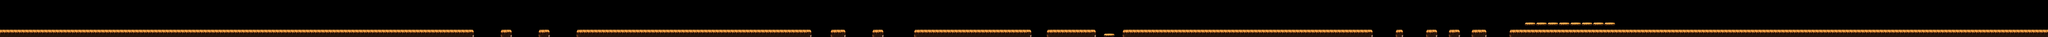

Below is a game level as drawn by its tile map, then a one-line description and the .tmx that defines it (tile-layer data replaced by summaries):
An orthogonal 540x10 tile map with 64x64 px tiles, 2 tile layers (bg, platform), 3 tilesets and 679 objects.

<map version="1.4" tiledversion="1.4.2" orientation="orthogonal" renderorder="right-down" width="540" height="10" tilewidth="64" tileheight="64" infinite="0" nextlayerid="6" nextobjectid="680">
 <tileset firstgid="1" source="../bg_maya_block.tsx" />
 <tileset firstgid="10" source="../item.tsx" />
 <tileset firstgid="71" source="../bg_maya_bg.tsx" />
 <layer id="1" name="bg" width="540" height="10">
  <data>[5400 cells, 467 non-empty, 6 distinct tile ids]</data>
 </layer>
 <layer id="2" name="platform" width="540" height="10">
  <data>[5400 cells, 488 non-empty, 6 distinct tile ids]</data>
 </layer>
 <objectgroup id="3" name="object_obstacle">
  <object id="1" gid="6" x="1376" y="448" width="254" height="602" />
  <object id="2" gid="7" x="2145" y="448" width="226" height="602" />
  <object id="3" gid="6" x="2014" y="368" width="254" height="602" />
  <object id="4" gid="2" x="2904" y="546" width="88" height="112" />
  <object id="5" gid="2" x="3355" y="544" width="88" height="112" />
  <object id="6" gid="2" x="3860" y="558" width="88" height="112" />
  <object id="7" gid="2" x="3892" y="542" width="88" height="112" />
  <object id="8" gid="3" x="3956" y="558" width="82" height="111" />
  <object id="9" gid="3" x="4592" y="537" width="82" height="111" />
  <object id="10" gid="6" x="4944" y="229" width="254" height="602" />
  <object id="11" gid="7" x="5200" y="448" width="226" height="602" />
  <object id="12" gid="7" x="5568" y="112" width="226" height="602" />
  <object id="13" gid="4" x="6054" y="547" width="115" height="220" />
  <object id="14" gid="3" x="6683" y="547" width="82" height="111" />
  <object id="15" gid="4" x="7519" y="555" width="115" height="220" />
  <object id="16" gid="5" x="7407" y="544" width="183" height="278" />
  <object id="17" gid="2" x="10582" y="548" width="88" height="112" />
  <object id="18" gid="2" x="11166" y="544" width="88" height="112" />
  <object id="19" gid="7" x="11472" y="304" width="226" height="602" />
  <object id="20" gid="6" x="15856" y="352" width="254" height="602" />
  <object id="21" gid="4" x="18032" y="544" width="115" height="220" />
  <object id="22" gid="7" x="19285" y="224" width="226" height="602" />
  <object id="23" gid="7" x="20469" y="416" width="226" height="602" />
  <object id="24" gid="6" x="20581" y="448" width="254" height="602" />
  <object id="25" gid="7" x="21300" y="320" width="226" height="602" />
  <object id="26" gid="2" x="21744" y="549" width="88" height="112" />
  <object id="27" gid="2" x="21792" y="566" width="88" height="112" />
  <object id="28" gid="2" x="22048" y="544" width="88" height="112" />
  <object id="29" gid="2" x="22288" y="556" width="88" height="112" />
  <object id="30" gid="3" x="21840" y="553" width="82" height="111" />
  <object id="31" gid="3" x="22096" y="564" width="82" height="111" />
  <object id="32" gid="3" x="22368" y="556" width="82" height="111" />
  <object id="33" gid="3" x="22448" y="543" width="82" height="111" />
  <object id="34" gid="2" x="22688" y="547" width="88" height="112" />
  <object id="35" gid="2" x="22768" y="560" width="88" height="112" />
  <object id="36" gid="3" x="22640" y="560" width="82" height="111" />
  <object id="37" gid="7" x="27824" y="448" width="226" height="602" />
  <object id="38" gid="2" x="28372" y="548" width="88" height="112" />
  <object id="39" gid="7" x="31066" y="273" width="226" height="602" />
  <object id="40" gid="7" x="31306" y="449" width="226" height="602" />
  <object id="41" gid="3" x="12677" y="560" width="82" height="111" />
  <object id="42" gid="2" x="12709" y="544" width="88" height="112" />
  <object id="43" gid="6" x="26384" y="256" width="254" height="602" />
  <object id="44" gid="6" x="29664" y="192" width="254" height="602" />
 </objectgroup>
 <objectgroup id="4" name="object_item">
  <object id="45" gid="21" x="113" y="513" width="66" height="66" />
  <object id="46" gid="21" x="161" y="513" width="66" height="66" />
  <object id="47" gid="21" x="257" y="513" width="66" height="66" />
  <object id="48" gid="21" x="210" y="513" width="66" height="66" />
  <object id="49" gid="21" x="352" y="513" width="66" height="66" />
  <object id="50" gid="21" x="401" y="513" width="66" height="66" />
  <object id="51" gid="21" x="448" y="513" width="66" height="66" />
  <object id="52" gid="21" x="304" y="513" width="66" height="66" />
  <object id="53" gid="21" x="544" y="513" width="66" height="66" />
  <object id="54" gid="21" x="687" y="513" width="66" height="66" />
  <object id="55" gid="21" x="593" y="513" width="66" height="66" />
  <object id="56" gid="21" x="640" y="513" width="66" height="66" />
  <object id="57" gid="21" x="831" y="513" width="66" height="66" />
  <object id="58" gid="21" x="784" y="513" width="66" height="66" />
  <object id="59" gid="21" x="735" y="513" width="66" height="66" />
  <object id="60" gid="21" x="496" y="513" width="66" height="66" />
  <object id="61" gid="21" x="160" y="464" width="66" height="66" />
  <object id="62" gid="21" x="495" y="464" width="66" height="66" />
  <object id="63" gid="21" x="686" y="464" width="66" height="66" />
  <object id="64" gid="21" x="830" y="464" width="66" height="66" />
  <object id="65" gid="21" x="303" y="464" width="66" height="66" />
  <object id="66" gid="21" x="209" y="464" width="66" height="66" />
  <object id="67" gid="21" x="256" y="464" width="66" height="66" />
  <object id="68" gid="21" x="447" y="464" width="66" height="66" />
  <object id="69" gid="21" x="400" y="464" width="66" height="66" />
  <object id="70" gid="21" x="351" y="464" width="66" height="66" />
  <object id="71" gid="21" x="543" y="464" width="66" height="66" />
  <object id="72" gid="21" x="592" y="464" width="66" height="66" />
  <object id="73" gid="21" x="783" y="464" width="66" height="66" />
  <object id="74" gid="21" x="734" y="464" width="66" height="66" />
  <object id="75" gid="21" x="112" y="464" width="66" height="66" />
  <object id="76" gid="21" x="639" y="464" width="66" height="66" />
  <object id="77" gid="27" x="112" y="416" width="66" height="66" />
  <object id="78" gid="27" x="160" y="416" width="66" height="66" />
  <object id="79" gid="27" x="208" y="416" width="66" height="66" />
  <object id="80" gid="27" x="257" y="416" width="66" height="66" />
  <object id="81" gid="27" x="353" y="416" width="66" height="66" />
  <object id="82" gid="27" x="305" y="416" width="66" height="66" />
  <object id="83" gid="27" x="593" y="416" width="66" height="66" />
  <object id="84" gid="27" x="641" y="416" width="66" height="66" />
  <object id="85" gid="27" x="400" y="416" width="66" height="66" />
  <object id="86" gid="27" x="496" y="416" width="66" height="66" />
  <object id="87" gid="27" x="448" y="416" width="66" height="66" />
  <object id="88" gid="27" x="545" y="416" width="66" height="66" />
  <object id="89" gid="27" x="833" y="416" width="66" height="66" />
  <object id="90" gid="27" x="688" y="416" width="66" height="66" />
  <object id="91" gid="27" x="737" y="416" width="66" height="66" />
  <object id="92" gid="27" x="785" y="416" width="66" height="66" />
  <object id="93" gid="25" x="108" y="368" width="66" height="66" />
  <object id="94" gid="25" x="156" y="368" width="66" height="66" />
  <object id="95" gid="25" x="204" y="368" width="66" height="66" />
  <object id="96" gid="25" x="350" y="368" width="66" height="66" />
  </objectgroup>
 <objectgroup id="5" name="object_monster">
  <!-- 45 objects omitted --></objectgroup>
</map>
<!-- 583 of 679 objects omitted -->
